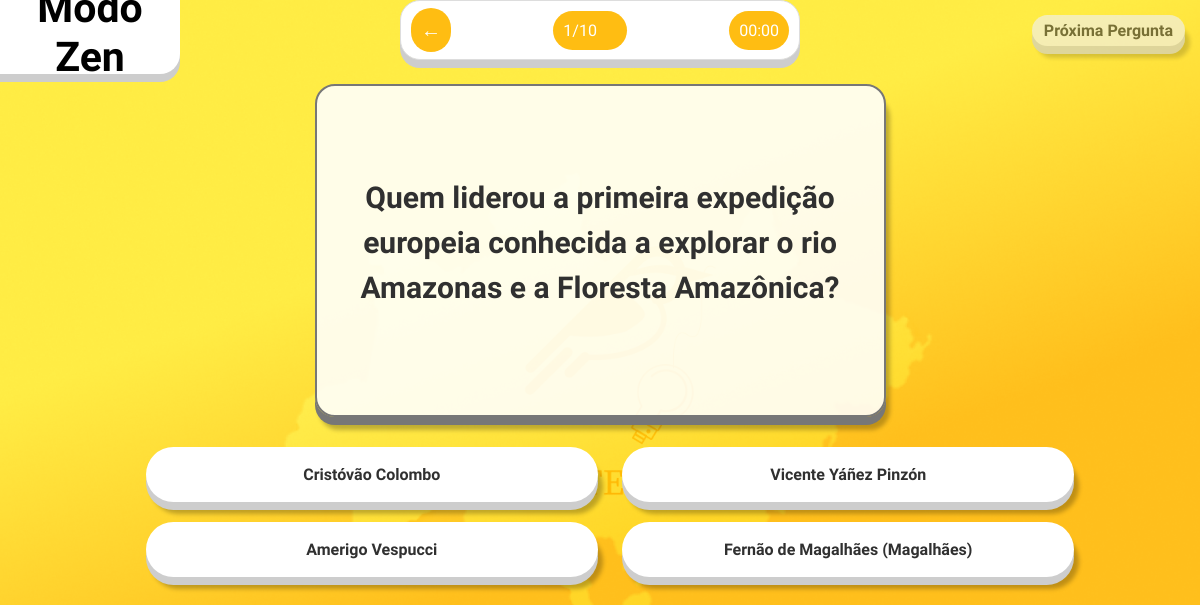
Page /Bem_ti_Quiz/quiz-zenHistoria.php on the committed database.
### tables this page shows
CREATE TABLE `perguntas` (
  `id` int(11) NOT NULL,
  `pergunta` text NOT NULL,
  `id_categorias` int(11) NOT NULL,
  `curiosidades` text DEFAULT NULL
);

CREATE TABLE `respostas` (
  `id` int(11) NOT NULL,
  `resposta` text NOT NULL,
  `pergunta_id` int(11) DEFAULT NULL,
  `correta` tinyint(1) NOT NULL
);

### Bem_ti_Quiz/db_functions.php (called while the page is built, shortened)
<?php
function connectToDatabase()
{
    $servername = "localhost";
    $username = "root";
    $password = "";
    $database = "bemtequiz";
    $conn = new mysqli($servername, $username, $password, $database);
    return $conn;
}
function getAnswersByQuestionId($questionId)
{
    $conn = connectToDatabase();
    $sql = "SELECT id, resposta, correta FROM respostas WHERE pergunta_id = ?";
    $stmt = $conn->prepare($sql);
    $stmt->bind_param("i", $questionId);
    $stmt->execute();
    $result = $stmt->get_result();
    $answers = array();
    while ($row = $result->fetch_assoc()) {
        $answers[] = $row;
    }
    return $answers;
}
function getQuestionById($questionId)
{
    $conn = connectToDatabase();
    $sql = "SELECT id, pergunta, id_categorias FROM perguntas WHERE id = ?";
    $stmt = $conn->prepare($sql);
    $stmt->bind_param("i", $questionId);
    $stmt->execute();
    $result = $stmt->get_result();
    $question = $result->fetch_assoc();
    return $question;
}
?>

### Bem_ti_Quiz/quiz-zenHistoria.php (the view, shortened to what this page needs)
<?php
include('db_functions.php');
$randomQuestionIds = $_SESSION['random_question_ids'];
$questions = array();
foreach ($randomQuestionIds as $questionId) {
    $question = getQuestionById($questionId);
    if ($question) {
        $questions[] = $question;
    }
}
$currentQuestionIndex = isset($_GET['q']) ? (int) $_GET['q'] : 0;
$currentQuestion = $questions[$currentQuestionIndex];
?>
<!DOCTYPE html>
<html lang="pt-br">
<head>
    <link href="https://cdn.jsdelivr.net/npm/bootstrap@5.3.1/dist/css/bootstrap.min.css" rel="stylesheet">
    <link href="Css/Style.css" rel="stylesheet" />
</head>
<body>
    <div class="rodape">
        <h1 class="texto-rodape">Modo Zen</h1>
    </div>
    <div class="position-absolute top-0 start-50 translate-middle-x">
        <div class="quadro">
            <div class="inside" id="inside">
                <div class="seta" onclick="confirmarVolta()">&#8592;</div>
            </div>
            <div class="inside" id="inside">
                <div class="contador" id="contador">
                    <?php echo $currentQuestionIndex + 1; ?>/10
                </div>
            </div>
            <div class="inside" id="inside">
                <div class="cronometro" id="cronometro">00:00</div>
            </div>
        </div>
    </div <div class="container centered-container">
    <div id="quiz-container">
        <div class='d-flex justify-content-center'>
            <div class='quadro-quiz justify-content-center'>
                <div class='texto-pergunta'>
                    <?php echo $currentQuestion['pergunta']; ?>
                </div>
            </div>
        </div>
        <div class='respostas-container'>
            <div class="row row-cols-2">
                <?php
                $respostas = getAnswersByQuestionId($currentQuestion['id']);
                if (!empty($respostas)) {
                    foreach ($respostas as $resposta) {
                        echo '<div class="col">';
                        echo '<button class="btn resposta" data-correta="' . $resposta["correta"] . '">' . $resposta["resposta"] . '</button>';
                        echo '</div>';
                    }
                } else {
                    echo "<div class='col'>Nenhuma resposta encontrada.</div>";
                }
                ?>
            </div>
        </div>
    </div>
    <div id="button-container" class="text-right">
        <button id="proximo-btn" class="btn btn-seg" onclick="proximaPergunta()">Próxima Pergunta</button>
    </div>
</body>
</html>

### Bem_ti_Quiz/Css/Style.css (style rules this page uses)
body { font-family: Arial, sans-serif; background: linear-gradient(0deg, #FFBF1C 30%, #FFEC44 52%); text-align: center; margin: 0; overflow-x: auto; overflow-y: auto; background-repeat: no-repeat; background-position: right top; background-attachment: fixed; }
.rodape { width: 15%; height: 74px; background: #FFF; border-radius: 0 0 20px 0; box-shadow: 0 8px 0 0 #CDCDCD; display: flex; align-items: center; justify-content: center; }
.texto-rodape { font-family: 'Be Vietnam Pro'; color: #000; text-align: center; font-size: 41px; font-weight: 600; }
.quadro-quiz { width: 100%; max-width: 571px; height: 333px; background: rgba(255, 255, 255, 0.88); border: 2px solid #777; border-radius: 20px; box-shadow: 0 8px 0 0 #777, 4px 13px 4px 0 rgba(0, 0, 0, 0.25); display: flex; align-items: center; justify-content: center; padding: 10px; margin: 10px; }
.texto-pergunta { color: #303030; text-align: center; font-family: 'Be Vietnam Pro'; font-size: 30px; font-weight: bold; }

### Bem_ti_Quiz/quiz-zenHistoria.php (style rules this page uses)
body { background-image: url('Css/BGLOGO.png'); background-size: cover; background-position: center center; background-repeat: no-repeat; background-attachment: fixed; }
.respostas-container { display: flex; justify-content: center; align-items: center; margin-top: 10px; margin-bottom: 1px; align-items: center; }
.resposta, .resposta-correta, .resposta-incorreta { flex: 1; margin: 10px; min-width: 0; width: 100%; height: 55px; display: flex; flex-direction: column; justify-content: center; align-items: center; color: #303030; text-align: center; font-family: 'Be Vietnam Pro', sans-serif; font-size: 16px; font-style: normal; font-weight: 600; line-height: normal; border-radius: 36px; background: #FFF; box-shadow: 0px 8px 0px 0px #CDCDCD, 5px 12px 4px 0px rgba(0, 0, 0, 0.25); }
.btn-seg { flex: 1; margin: 5px; min-width: 0; height: auto; display: flex; flex-direction: column; justify-content: center; align-items: center; color: #303030; text-align: center; font-family: 'Be Vietnam Pro', sans-serif; font-size: 16px; font-style: normal; font-weight: 600; line-height: normal; border-radius: 36px; background: #FFF; box-shadow: 0px 8px 0px 0px #CDCDCD, 5px 12px 4px 0px rgba(0, 0, 0, 0.25); }
#button-container { position: absolute; top: 10px; right: 10px; }
#proximo-btn { color: #303030; background: #FFF; border: none; cursor: pointer; transition: background-color 0.3s; }
#proximo-btn:disabled { background: #f0f0f0; }
.quadro { width: 400px; height: 60px; border: 1px solid #ddd; padding: 10px; text-align: center; display: flex; justify-content: space-between; align-items: center; border-radius: 20px; background: #FFF; box-shadow: 0px 8px 0px 0px #CDCDCD; }
.inside { background: #FFBD12; padding: 10px; text-align: center; display: flex; justify-content: space-between; align-items: center; border-radius: 20px; color: #FFF; text-align: center; font-family: Be Vietnam Pro; font-size: 40px; font-style: normal; font-weight: 400; line-height: normal; }
.seta { font-size: 20px; cursor: pointer; }
.contador { font-size: 16px; margin-right: 20px; }
.cronometro { font-size: 16px; }

### rows in the picture
perguntas: pergunta "Quem liderou a primeira expedição europeia conhecida a explorar o rio Amazonas e a Floresta Amazônica?"
respostas: resposta "Cristóvão Colombo"
respostas: resposta "Vicente Yáñez Pinzón"
respostas: resposta "Amerigo Vespucci"
respostas: resposta "Fernão de Magalhães (Magalhães)"

### other values in the picture
$currentQuestionIndex + 1 "1"
